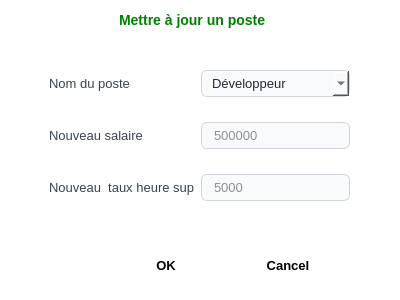
<?xml version="1.0" encoding="UTF-8"?>
<ui version="4.0">
 <class>updatePosteDialog</class>
 <widget class="QDialog" name="updatePosteDialog">
  <property name="geometry">
   <rect>
    <x>0</x>
    <y>0</y>
    <width>400</width>
    <height>300</height>
   </rect>
  </property>
  <property name="windowTitle">
   <string>Modifié</string>
  </property>
  <property name="styleSheet">
   <string notr="true">QDialog {
    background-color: #FFFFFF;
}

QLineEdit, QComboBox {
    border: 1px solid #D1D5DB;
    background-color: #F9FAFB;
    border-radius: 6px;
    padding: 4px 10px;
    color: #1F2937;
    font-size: 13px;
    selection-background-color: #2563EB;
}

QLineEdit:hover, QComboBox:hover {
    border: 1px solid #94A3B8;
}

QLineEdit:focus, QComboBox:focus {
    border: 1px solid #2563EB;
    background-color: #FFFFFF;
}

QLineEdit:disabled, QComboBox:disabled {
    background-color: #F3F4F6;
    color: #9CA3AF;
    border: 1px solid #E5E7EB;
}

QLabel {
    color: #374151;
    font-size: 13px;
    background-color: transparent;
}</string>
  </property>
  <widget class="QWidget" name="formLayoutWidget">
   <property name="geometry">
    <rect>
     <x>49</x>
     <y>70</y>
     <width>301</width>
     <height>163</height>
    </rect>
   </property>
   <layout class="QFormLayout" name="formLayout">
    <property name="verticalSpacing">
     <number>25</number>
    </property>
    <item row="0" column="0">
     <widget class="QLabel" name="nomDuPosteLabel">
      <property name="text">
       <string>Nom du poste</string>
      </property>
     </widget>
    </item>
    <item row="0" column="1">
     <widget class="QComboBox" name="nomDuPosteComboBox">
      <property name="placeholderText">
       <string>Développeur</string>
      </property>
     </widget>
    </item>
    <item row="1" column="0">
     <widget class="QLabel" name="nouveauSalaireLabel">
      <property name="text">
       <string>Nouveau salaire</string>
      </property>
     </widget>
    </item>
    <item row="1" column="1">
     <widget class="QLineEdit" name="nouveauSalaireLineEdit">
      <property name="placeholderText">
       <string>500000</string>
      </property>
     </widget>
    </item>
    <item row="2" column="0">
     <widget class="QLabel" name="nouveauTauxHeureSupLabel">
      <property name="text">
       <string>Nouveau  taux heure sup</string>
      </property>
     </widget>
    </item>
    <item row="2" column="1">
     <widget class="QLineEdit" name="nouveauTauxHeureSupLineEdit">
      <property name="placeholderText">
       <string>5000</string>
      </property>
     </widget>
    </item>
   </layout>
  </widget>
  <widget class="QDialogButtonBox" name="buttonBox">
   <property name="geometry">
    <rect>
     <x>75</x>
     <y>250</y>
     <width>271</width>
     <height>31</height>
    </rect>
   </property>
   <property name="styleSheet">
    <string notr="true">QDialogButtonBox {
    background-color: transparent;
    border: none;
    padding: 10px 0px;
}

QDialogButtonBox QPushButton {
    min-width: 100px;
    min-height: 20px;
    padding: 4px 8px;
    border-radius: 6px;
    font-size: 13px;
    font-weight: 600;
    border: none;
}

/* Bouton OK */
QDialogButtonBox QPushButton[text=&quot;OK&quot;] {
	
	background-color: rgb(85, 170, 0);
    color: white;
}

QDialogButtonBox QPushButton[text=&quot;OK&quot;]:hover {
    
	background-color: rgb(0, 170, 0);
}


/* Bouton Annuler */
QDialogButtonBox QPushButton[text=&quot;Cancel&quot;] {
    background-color: #E5E7EB;
    color: #374151;
}

QDialogButtonBox QPushButton[text=&quot;Cancel&quot;]:hover {
    background-color: #D1D5DB;
}

QDialogButtonBox QPushButton:pressed {
    padding-top: 10px;
}</string>
   </property>
   <property name="standardButtons">
    <set>QDialogButtonBox::StandardButton::Cancel|QDialogButtonBox::StandardButton::Ok</set>
   </property>
  </widget>
  <widget class="QWidget" name="widget" native="true">
   <property name="geometry">
    <rect>
     <x>49</x>
     <y>0</y>
     <width>301</width>
     <height>61</height>
    </rect>
   </property>
   <property name="styleSheet">
    <string notr="true"/>
   </property>
   <widget class="QLabel" name="label">
    <property name="geometry">
     <rect>
      <x>70</x>
      <y>10</y>
      <width>161</width>
      <height>20</height>
     </rect>
    </property>
    <property name="styleSheet">
     <string notr="true">color: green;
font-weight: bold;
font-size: 14px;</string>
    </property>
    <property name="text">
     <string>Mettre à jour un poste</string>
    </property>
   </widget>
  </widget>
 </widget>
 <resources/>
 <connections/>
</ui>
